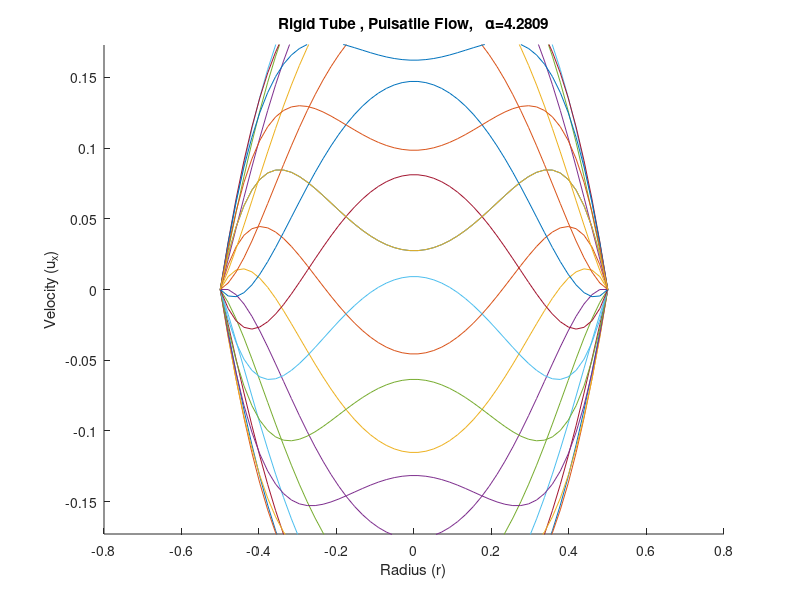
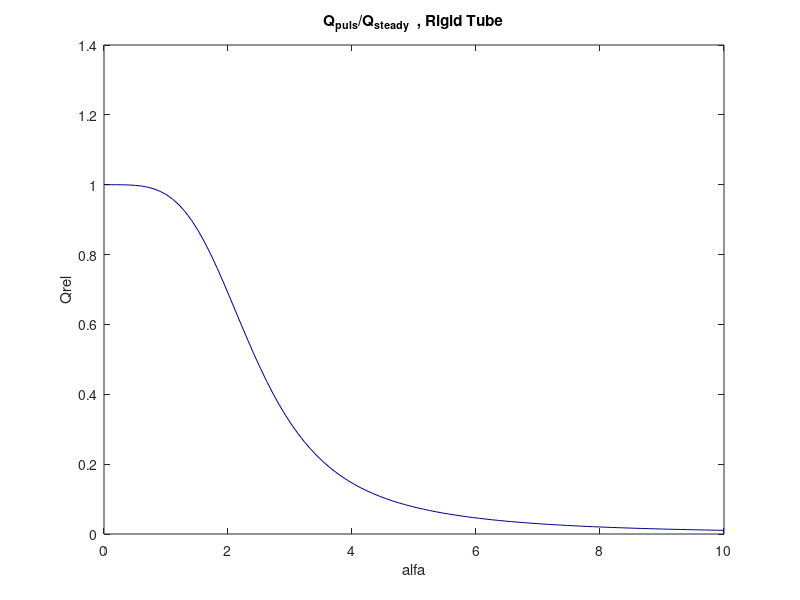
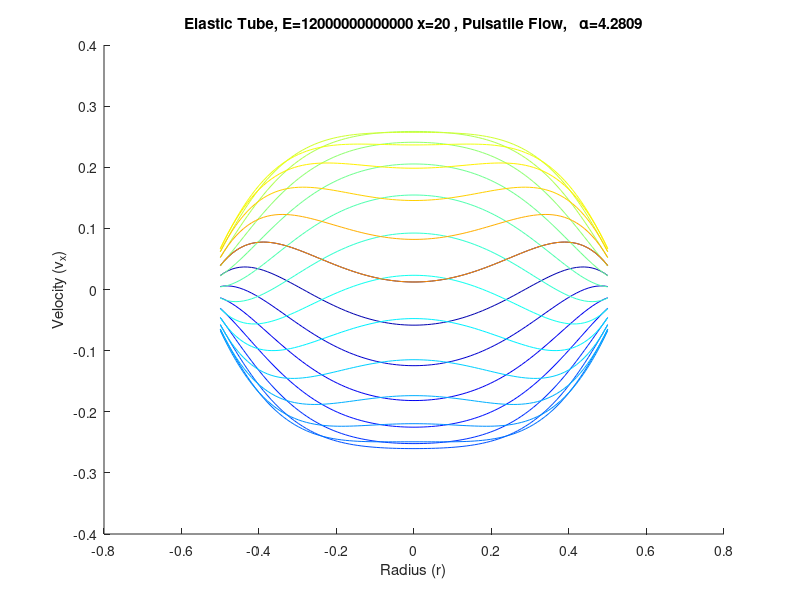
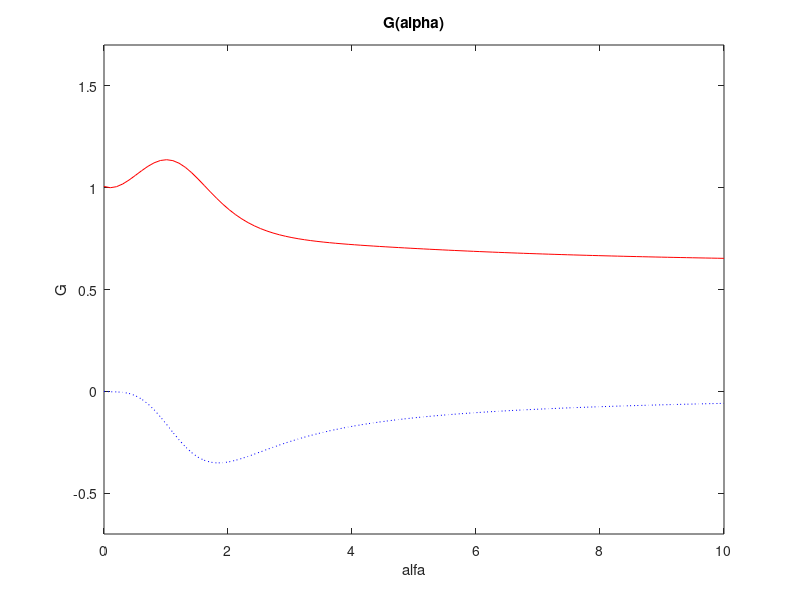

MATLAB code to generate these figures, in order:
%% Steady Flow,  Rigid Tube
clc, clear
% parameters
dP=10;
mu=0.01;
ro=1;
L=63;
R=0.5;

% Define spatial mesh
r=-R:0.01:R;

% Calculate  velocity
u=-dP/4/mu/L.*(r.^2-R^2);


% Plot
plot(r,u)
title ('Steady Flow,  Rigid Tube')
xlabel ('Radius (r)')
ylabel ('Velocity (u_z)')



%%  pulsatile Flow,  Rigid Tube

clear, clc, clf

% parameters definitions
mu=0.01; % fluid viscosity
ro=1;       % fluid density
ks=-10/62;      % ks=dp/dx=-Dp/L
R=0.5;           % tube radios
BPM=7;    % frequency [BPM]
T=60/BPM;  w=2*pi*BPM/60;  % cycle piriod


% Define spatial and time mesh
r=linspace(-R,R,50);
N=24;         % N number of time profiles in plot
t=linspace(0,T,N); 

% periodic pressure
% coeficients
alfa=sqrt(ro*w/mu)*R;            % Womersley Number
Lambda=((1i-1)/sqrt(2))*alfa;    % complex frequency parameter 4.5.5 p. 76
xi=Lambda/R.*r;                  % complex radial parameter

% calculating U

Jx=besselj(0,xi);
JL=besselj(0,Lambda);
us=-ks*R^2/4/mu;
Ur=us*(-4./Lambda.^2.*(1-Jx./JL));

ut=exp(1i.*w.*t);
UU=real(ut'*Ur);

% plot  settings

% mov = VideoWriter('rigid.avi');

figure, hold on
% plotting
for k=1:length(t)
    
    plot(r',UU(k,:))
        
CM=jet;
CM=CM(1:2:64,:);
set(0,'DefaultAxesColorOrder',CM)
title (['Rigid Tube , Pulsatile Flow,   \alpha=',num2str(alfa)])
xlabel ('Radius (r)')
ylabel ('Velocity (u_x)')

if BPM>1
    C=1.2/BPM;
else
    C=1;
end

ylim ([-us  us]*C)  %limits - the steady flow peak velocity
hold off

 hold all   % remark if want seperate profiles in movie

    % V(k) = getframe(figure(1));
    % mov = writeVideo(mov,V(k));
end
% mov=close(mov);
hold off
saveas(gcf,sprintf('../results/%d.png',k));



%% Qrel (Q(t)max/Qsteady)
clear, clc
 
alfa=linspace(0.0001,10);        %alfa
Lambda=1i^1.5.*alfa;                         %Lambda
J1=besselj(1,Lambda);
J0=besselj(0,Lambda);
g=2.*J1./Lambda./J0;
Qrel=real(-8./Lambda.^2.*(1-g));
 
plot (alfa,Qrel)
title ('Q_{puls}/Q_{steady}  , Rigid Tube')
xlabel ('alfa')
ylabel ('Qrel')
saveas(gcf,'../results/alpha_Qrel.png');


%%  pulsatile Flow,  elastic Tube


clear, clc%, clf

% parameters definitions
mu=0.01; % fluid viscosity
ro=1;       % fluid density
ni=0.75;      %Tube Poison's coeficient
% E=9E3;     %Tube Module of Elasticity - what are the units? 
E = 12E12; % 12E6; % Tygon is 0.005 - 0.008 GPa in paper we state 12Mpa
h=0.1;           %Tube's thickness
ks=-10/62;      % ks=dp/dx=-Dp/L
R=.5;           % tube radius, Alex, what are the units? cm? 
BPM=7;    % frequency [BPM]
T=60/BPM;  w=2*pi*BPM/60;  % cycle piriod
L=62;           %tube's length

% Define spatial and time mesh
r=linspace(-R,R,100);
t=linspace(0,T,24);

x=20;

% periodic pressure
% coeficients
c0=E*h/2/R/ro;                         %wave's speed
alfa=sqrt(ro*w/mu)*R;           % Womersley Number
Lambda=(1i^1.5)*alfa;     % complex frequency parameter
xi=Lambda/R.*r;                            % complex radial parameter


% wave parameters
c=c0*(1+1./-exp(alfa)); % <-- why this appears twice? Alex
Jx=besselj(0,xi);
J0=besselj(0,Lambda);
J1=besselj(1,Lambda);
g=2.*J1./Lambda./J0;
%c=c0*(1+1.1./-exp(alfa)+(0.3*sin(alfa).*exp(-alfa)*1i));  % <-- why this appears twice? Alex                                           %no dumping
z=2*c0^2./(1-ni^2)./c^2;
G=(2+z.*(2*ni-1))./z./(2*ni-g);


% calculating U (axial velocity)
us=-ks*R^2/4/mu;
Urx= us*(-4./Lambda.^2.*(1-G.*Jx./J0));
ut=exp(1i.*w.*(t-x./c));
UU=real(ut'*Urx);

% calculating V (radial velocity)
us=-ks*R^2/4/mu;
Vrx= us*(2.*R.*w./1i./Lambda.^2./c*(r./R-G.*2.*J1./J0./Lambda));
vt=exp(1i.*w.*(t-x./c));
VV=real(vt'*Vrx);

% plot  settings

% mov = avifile('elastic.avi');

figure, hold on
% plotting
for k=1:length(t)
    
    plot(r',UU(k,:))
    % plot(r',VV(k,:))
        
CM=jet;
CM=CM(1:2:64,:);
set(0,'DefaultAxesColorOrder',CM)
title (['Elastic Tube, E=', num2str(E),' x=', num2str(x),' , Pulsatile Flow,   \alpha=',num2str(alfa)])
xlabel ('Radius (r)')
% ylabel ('Velocity (u_x)')
ylabel ('Velocity (v_x)')
if BPM>1
    C=1.9/BPM;
else
    C=1;
end
C=max(max(UU))
% ylim ([-us  us]*C)  %limits - the steady flow peak velocity

% hold off

hold all   % remark if want seperate profiles in movie

    % V(k) = getframe(figure(1));
    % mov = addframe(mov,V(k));
end
% mov=close(mov);
hold off
saveas(gcf,sprintf('../results/elastic%d.png',k));




%% G(lambda)
clear, clc, clf
 
alfa=linspace(0.0001,10);        %alfa
Lambda=i^1.5.*alfa;                         %Lambda
ni=0.8;
J0=besselj(0,Lambda);
J1=besselj(1,Lambda);
g=2.*J1./Lambda./J0;
c0=3000;                                             %no dumping
c=c0*(1+1.1./-exp(alfa)+(0.3*sin(alfa).*exp(-alfa)*i));
z=2*c0^2./(1-ni^2)./c.^2;
G=(2+z.*(2*ni-1))./z./(2*ni-g);

realG=real(G);
imgG=imag(G);
 
plot (alfa,realG, '-r', alfa, imgG, ':b')
title ('G(alpha)')
xlabel ('alfa')
ylabel ('G')
ylim ([-0.7 1.7])
saveas(gcf,'../results/alfa_realG.png');

%% c(alpha)
clear, clc, clf
 
alfa=linspace(0.0001,10);        %alfa

 c0=3000;   
C=c0*(1+1./-exp(alfa)+(0.7*sin(alfa).*exp(-alfa)*i));
plot (alfa,real(C)/c0,  '-r', alfa, imag(C)/c0, ':b')
title ('C(alpha)')
xlabel ('alfa')
ylabel ('C')
saveas(gcf,'../results/alpha_real_C.png');

% ylim ([-0.7 1.7])